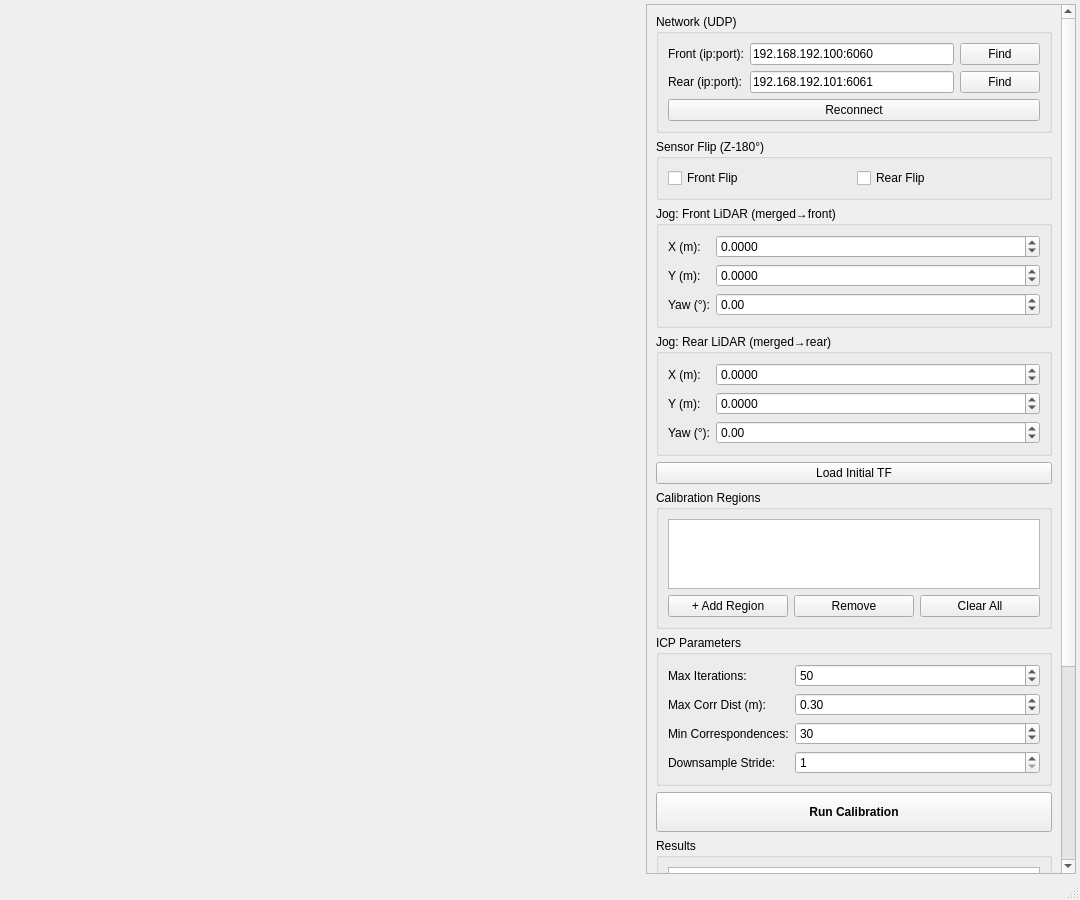
<?xml version="1.0" encoding="UTF-8"?>
<ui version="4.0">
 <class>CalibrationMainWindow</class>
 <widget class="QMainWindow" name="CalibrationMainWindow">
  <property name="geometry">
   <rect>
    <x>0</x>
    <y>0</y>
    <width>1080</width>
    <height>900</height>
   </rect>
  </property>
  <property name="windowTitle">
   <string>2D LiDAR Calibration UI (merged_lidar-centric)</string>
  </property>
  <widget class="QWidget" name="centralwidget">
   <layout class="QHBoxLayout" name="mainLayout">
    <property name="spacing">
     <number>4</number>
    </property>
    <property name="leftMargin">
     <number>4</number>
    </property>
    <property name="topMargin">
     <number>4</number>
    </property>
    <property name="rightMargin">
     <number>4</number>
    </property>
    <property name="bottomMargin">
     <number>4</number>
    </property>
    <!-- Left: Scan Canvas (placeholder) -->
    <item>
     <widget class="QWidget" name="canvasPlaceholder" native="true">
      <property name="sizePolicy">
       <sizepolicy hsizetype="Expanding" vsizetype="Expanding">
        <horstretch>3</horstretch>
        <verstretch>0</verstretch>
       </sizepolicy>
      </property>
      <property name="minimumSize">
       <size>
        <width>500</width>
        <height>400</height>
       </size>
      </property>
     </widget>
    </item>
    <!-- Right: Control Panel (scrollable) -->
    <item>
     <widget class="QScrollArea" name="controlScrollArea">
      <property name="sizePolicy">
       <sizepolicy hsizetype="Fixed" vsizetype="Preferred">
        <horstretch>0</horstretch>
        <verstretch>0</verstretch>
       </sizepolicy>
      </property>
      <property name="minimumSize">
       <size>
        <width>430</width>
        <height>0</height>
       </size>
      </property>
      <property name="maximumSize">
       <size>
        <width>450</width>
        <height>16777215</height>
       </size>
      </property>
      <property name="widgetResizable">
       <bool>true</bool>
      </property>
      <widget class="QWidget" name="controlPanel">
       <layout class="QVBoxLayout" name="controlLayout">
        <property name="spacing">
         <number>6</number>
        </property>
        <!-- Network (UDP) Settings -->
        <item>
         <widget class="QGroupBox" name="groupTopics">
          <property name="title">
           <string>Network (UDP)</string>
          </property>
          <layout class="QFormLayout" name="topicFormLayout">
           <item row="0" column="0">
            <widget class="QLabel" name="lblFrontTopic">
             <property name="text">
              <string>Front (ip:port):</string>
             </property>
            </widget>
           </item>
           <item row="0" column="1">
            <layout class="QHBoxLayout" name="frontEndpointLayout">
             <item>
              <widget class="QLineEdit" name="editFrontEndpoint">
               <property name="text">
                <string>192.168.192.100:6060</string>
               </property>
               <property name="maximumWidth">
                <number>150</number>
               </property>
              </widget>
             </item>
             <item>
              <widget class="QPushButton" name="btnDiscoverFront">
               <property name="text">
                <string>Find</string>
               </property>
               <property name="maximumWidth">
                <number>70</number>
               </property>
               <property name="toolTip">
                <string>Front 포트를 스캔해 송신 IP를 자동으로 찾습니다</string>
               </property>
              </widget>
             </item>
            </layout>
           </item>
           <item row="1" column="0">
            <widget class="QLabel" name="lblRearTopic">
             <property name="text">
              <string>Rear (ip:port):</string>
             </property>
            </widget>
           </item>
           <item row="1" column="1">
            <layout class="QHBoxLayout" name="rearEndpointLayout">
             <item>
              <widget class="QLineEdit" name="editRearEndpoint">
               <property name="text">
                <string>192.168.192.101:6061</string>
               </property>
               <property name="maximumWidth">
                <number>150</number>
               </property>
              </widget>
             </item>
             <item>
              <widget class="QPushButton" name="btnDiscoverRear">
               <property name="text">
                <string>Find</string>
               </property>
               <property name="maximumWidth">
                <number>70</number>
               </property>
               <property name="toolTip">
                <string>Rear 포트를 스캔해 송신 IP를 자동으로 찾습니다</string>
               </property>
              </widget>
             </item>
            </layout>
           </item>
           <item row="2" column="0" colspan="2">
            <widget class="QPushButton" name="btnReconnect">
             <property name="text">
              <string>Reconnect</string>
             </property>
            </widget>
           </item>
          </layout>
         </widget>
        </item>
        <!-- Sensor Flip (upside-down mounting, roll=π) -->
        <item>
         <widget class="QGroupBox" name="groupSensorFlip">
          <property name="title">
           <string>Sensor Flip (Z-180°)</string>
          </property>
          <layout class="QHBoxLayout" name="sensorFlipLayout">
           <item>
            <widget class="QCheckBox" name="chkFlipFront">
             <property name="text">
              <string>Front Flip</string>
             </property>
            </widget>
           </item>
           <item>
            <widget class="QCheckBox" name="chkFlipRear">
             <property name="text">
              <string>Rear Flip</string>
             </property>
            </widget>
           </item>
          </layout>
         </widget>
        </item>
        <!-- Jog Control: Front LiDAR -->
        <item>
         <widget class="QGroupBox" name="groupJogFront">
          <property name="title">
           <string>Jog: Front LiDAR (merged→front)</string>
          </property>
          <layout class="QFormLayout" name="jogFrontLayout">
           <item row="0" column="0">
            <widget class="QLabel"><property name="text"><string>X (m):</string></property></widget>
           </item>
           <item row="0" column="1">
            <widget class="QDoubleSpinBox" name="spinJogFrontX">
             <property name="decimals"><number>4</number></property>
             <property name="minimum"><double>-10.0</double></property>
             <property name="maximum"><double>10.0</double></property>
             <property name="singleStep"><double>0.01</double></property>
             <property name="value"><double>0.0</double></property>
            </widget>
           </item>
           <item row="1" column="0">
            <widget class="QLabel"><property name="text"><string>Y (m):</string></property></widget>
           </item>
           <item row="1" column="1">
            <widget class="QDoubleSpinBox" name="spinJogFrontY">
             <property name="decimals"><number>4</number></property>
             <property name="minimum"><double>-10.0</double></property>
             <property name="maximum"><double>10.0</double></property>
             <property name="singleStep"><double>0.01</double></property>
             <property name="value"><double>0.0</double></property>
            </widget>
           </item>
           <item row="2" column="0">
            <widget class="QLabel"><property name="text"><string>Yaw (°):</string></property></widget>
           </item>
           <item row="2" column="1">
            <widget class="QDoubleSpinBox" name="spinJogFrontYaw">
             <property name="decimals"><number>2</number></property>
             <property name="minimum"><double>-180.0</double></property>
             <property name="maximum"><double>180.0</double></property>
             <property name="singleStep"><double>0.5</double></property>
             <property name="value"><double>0.0</double></property>
            </widget>
           </item>
          </layout>
         </widget>
        </item>
        <!-- Jog Control: Rear LiDAR -->
        <item>
         <widget class="QGroupBox" name="groupJogRear">
          <property name="title">
           <string>Jog: Rear LiDAR (merged→rear)</string>
          </property>
          <layout class="QFormLayout" name="jogRearLayout">
           <item row="0" column="0">
            <widget class="QLabel"><property name="text"><string>X (m):</string></property></widget>
           </item>
           <item row="0" column="1">
            <widget class="QDoubleSpinBox" name="spinJogRearX">
             <property name="decimals"><number>4</number></property>
             <property name="minimum"><double>-10.0</double></property>
             <property name="maximum"><double>10.0</double></property>
             <property name="singleStep"><double>0.01</double></property>
             <property name="value"><double>0.0</double></property>
            </widget>
           </item>
           <item row="1" column="0">
            <widget class="QLabel"><property name="text"><string>Y (m):</string></property></widget>
           </item>
           <item row="1" column="1">
            <widget class="QDoubleSpinBox" name="spinJogRearY">
             <property name="decimals"><number>4</number></property>
             <property name="minimum"><double>-10.0</double></property>
             <property name="maximum"><double>10.0</double></property>
             <property name="singleStep"><double>0.01</double></property>
             <property name="value"><double>0.0</double></property>
            </widget>
           </item>
           <item row="2" column="0">
            <widget class="QLabel"><property name="text"><string>Yaw (°):</string></property></widget>
           </item>
           <item row="2" column="1">
            <widget class="QDoubleSpinBox" name="spinJogRearYaw">
             <property name="decimals"><number>2</number></property>
             <property name="minimum"><double>-180.0</double></property>
             <property name="maximum"><double>180.0</double></property>
             <property name="singleStep"><double>0.5</double></property>
             <property name="value"><double>0.0</double></property>
            </widget>
           </item>
          </layout>
         </widget>
        </item>
        <!-- Load TF from config button -->
        <item>
         <widget class="QPushButton" name="btnLoadURDF">
          <property name="text">
           <string>Load Initial TF</string>
          </property>
         </widget>
        </item>
        <!-- Region Management -->
        <item>
         <widget class="QGroupBox" name="groupRegions">
          <property name="title">
           <string>Calibration Regions</string>
          </property>
          <layout class="QVBoxLayout" name="regionLayout">
           <item>
            <widget class="QListWidget" name="listRegions">
             <property name="maximumSize">
              <size>
               <width>16777215</width>
               <height>120</height>
              </size>
             </property>
            </widget>
           </item>
           <item>
            <layout class="QHBoxLayout" name="regionButtonLayout">
             <item>
              <widget class="QPushButton" name="btnAddRegion">
               <property name="text">
                <string>+ Add Region</string>
               </property>
              </widget>
             </item>
             <item>
              <widget class="QPushButton" name="btnRemoveRegion">
               <property name="text">
                <string>Remove</string>
               </property>
              </widget>
             </item>
             <item>
              <widget class="QPushButton" name="btnClearRegions">
               <property name="text">
                <string>Clear All</string>
               </property>
              </widget>
             </item>
            </layout>
           </item>
          </layout>
         </widget>
        </item>
        <!-- ICP Parameters -->
        <item>
         <widget class="QGroupBox" name="groupICP">
          <property name="title">
           <string>ICP Parameters</string>
          </property>
          <layout class="QFormLayout" name="icpFormLayout">
           <item row="0" column="0">
            <widget class="QLabel" name="lblMaxIter">
             <property name="text"><string>Max Iterations:</string></property>
            </widget>
           </item>
           <item row="0" column="1">
            <widget class="QSpinBox" name="spinMaxIter">
             <property name="minimum"><number>1</number></property>
             <property name="maximum"><number>500</number></property>
             <property name="value"><number>50</number></property>
            </widget>
           </item>
           <item row="1" column="0">
            <widget class="QLabel" name="lblMaxCorrDist">
             <property name="text"><string>Max Corr Dist (m):</string></property>
            </widget>
           </item>
           <item row="1" column="1">
            <widget class="QDoubleSpinBox" name="spinMaxCorrDist">
             <property name="decimals"><number>2</number></property>
             <property name="minimum"><double>0.01</double></property>
             <property name="maximum"><double>5.0</double></property>
             <property name="singleStep"><double>0.05</double></property>
             <property name="value"><double>0.30</double></property>
            </widget>
           </item>
           <item row="2" column="0">
            <widget class="QLabel" name="lblMinCorr">
             <property name="text"><string>Min Correspondences:</string></property>
            </widget>
           </item>
           <item row="2" column="1">
            <widget class="QSpinBox" name="spinMinCorr">
             <property name="minimum"><number>3</number></property>
             <property name="maximum"><number>500</number></property>
             <property name="value"><number>30</number></property>
            </widget>
           </item>
           <item row="3" column="0">
            <widget class="QLabel" name="lblDownsample">
             <property name="text"><string>Downsample Stride:</string></property>
            </widget>
           </item>
           <item row="3" column="1">
            <widget class="QSpinBox" name="spinDownsample">
             <property name="minimum"><number>1</number></property>
             <property name="maximum"><number>50</number></property>
             <property name="value"><number>1</number></property>
            </widget>
           </item>
          </layout>
         </widget>
        </item>
        <!-- Run Button -->
        <item>
         <widget class="QPushButton" name="btnRunCalibration">
          <property name="text">
           <string>Run Calibration</string>
          </property>
          <property name="minimumSize">
           <size>
            <width>0</width>
            <height>40</height>
           </size>
          </property>
          <property name="font">
           <font>
            <weight>75</weight>
            <bold>true</bold>
           </font>
          </property>
         </widget>
        </item>
        <!-- Results -->
        <item>
         <widget class="QGroupBox" name="groupResults">
          <property name="title">
           <string>Results</string>
          </property>
          <layout class="QVBoxLayout" name="resultsLayout">
           <item>
            <widget class="QTextEdit" name="textResults">
             <property name="readOnly">
              <bool>true</bool>
             </property>
             <property name="maximumSize">
              <size>
               <width>16777215</width>
               <height>180</height>
              </size>
             </property>
             <property name="font">
              <font>
               <family>Monospace</family>
               <pointsize>9</pointsize>
              </font>
             </property>
            </widget>
           </item>
          </layout>
         </widget>
        </item>
        <!-- Symmetry Review -->
        <item>
         <widget class="QGroupBox" name="groupSymmetry">
          <property name="title">
           <string>Symmetry Review</string>
          </property>
          <layout class="QVBoxLayout" name="symmetryLayout">
           <item>
            <widget class="QTextEdit" name="textSymmetry">
             <property name="readOnly">
              <bool>true</bool>
             </property>
             <property name="maximumSize">
              <size>
               <width>16777215</width>
               <height>130</height>
              </size>
             </property>
             <property name="font">
              <font>
               <family>Monospace</family>
               <pointsize>9</pointsize>
              </font>
             </property>
             <property name="placeholderText">
              <string>Click 'Check Symmetry' to analyze...</string>
             </property>
            </widget>
           </item>
           <item>
            <layout class="QHBoxLayout" name="symmetryButtonLayout">
             <item>
              <widget class="QPushButton" name="btnCheckSymmetry">
               <property name="text">
                <string>Check Symmetry</string>
               </property>
              </widget>
             </item>
             <item>
              <widget class="QPushButton" name="btnMirrorFrontToRear">
               <property name="text">
                <string>Mirror Front-&gt;Rear</string>
               </property>
              </widget>
             </item>
             <item>
              <widget class="QPushButton" name="btnSymmetricCorrection">
               <property name="text">
                <string>Symmetric Correction</string>
               </property>
               <property name="toolTip">
                <string>Adjust both front and rear to be perfectly symmetric (splits difference equally)</string>
               </property>
              </widget>
             </item>
            </layout>
           </item>
          </layout>
         </widget>
        </item>
        <!-- Action Buttons -->
        <item>
         <layout class="QHBoxLayout" name="actionButtonLayout">
          <item>
           <widget class="QPushButton" name="btnSaveResults">
            <property name="text">
             <string>Save Results</string>
            </property>
            <property name="enabled">
             <bool>false</bool>
            </property>
           </widget>
          </item>
          <item>
           <widget class="QPushButton" name="btnSaveCurrentJog">
            <property name="text">
             <string>Save Current Jog</string>
            </property>
           </widget>
          </item>
          <item>
           <widget class="QPushButton" name="btnApplyBroadcast">
            <property name="text">
             <string>Apply &amp; Broadcast</string>
            </property>
            <property name="enabled">
             <bool>false</bool>
            </property>
           </widget>
          </item>
         </layout>
        </item>
        <!-- Spacer -->
        <item>
         <spacer name="verticalSpacer">
          <property name="orientation">
           <enum>Qt::Vertical</enum>
          </property>
          <property name="sizeHint" stdset="0">
           <size>
            <width>20</width>
            <height>20</height>
           </size>
          </property>
         </spacer>
        </item>
       </layout>
      </widget>
     </widget>
    </item>
   </layout>
  </widget>
  <widget class="QStatusBar" name="statusbar"/>
 </widget>
 <resources/>
 <connections/>
</ui>
